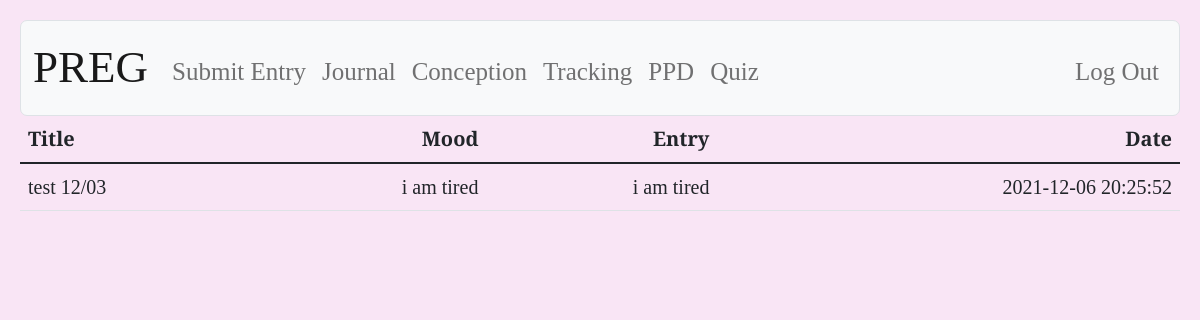
The page /journal (signed in) on the database its author committed.
### tables this page shows
CREATE TABLE journal (id INTEGER, user_id INTEGER, title TEXT, mood TEXT, entry TEXT, timestamp DATETIME default(CURRENT_TIMESTAMP), PRIMARY KEY(id), FOREIGN KEY (user_id) REFERENCES users(id));

### app.py (the view)
@app.route("/journal")
@login_required
def journal():
    entries = db.execute("SELECT * FROM journal WHERE user_id = ?", session["user_id"])
    return render_template("journal.html", entries=entries)

### helpers.py (called while the page is built)
def login_required(f):
    @wraps(f)
    def decorated_function(*args, **kwargs):
        if session.get("user_id") is None:
            return redirect("/login")
        return f(*args, **kwargs)
    return decorated_function

### templates/journal.html (shortened to what this page needs)
{% extends 'base.html' %}
{% block content %}
    <table class="table">
        <thead>
            <tr>
                <th class="text-start">Title</th>
                <th class="text-end">Mood</th>
                <th class="text-end">Entry</th>
                <th class="text-end">Date</th>
            </tr>
        </thead>
        <tbody>
            {% for entry in entries %}
            <tr>
                <td class="text-start">{{ entry.title }}</td>
                <td class="text-end">{{ entry.mood }}</td>
                <td class="text-end">{{ entry.entry }}</td>
                <td class="text-end">{{ entry.timestamp }}</td>
            </tr>
            {% endfor %}
        </tbody>
    </table>
{% endblock %}

### static/css/style.css (style rules this page uses)
body { margin:0; padding:20px; font-family: 'Cormorant Garamond', serif; font-size: 20px; background-color: #F9E5F5; }

### rows shown on the page
journal: title "test 12/03", mood "i am tired", entry "i am tired", timestamp "2021-12-06 20:25:52"
